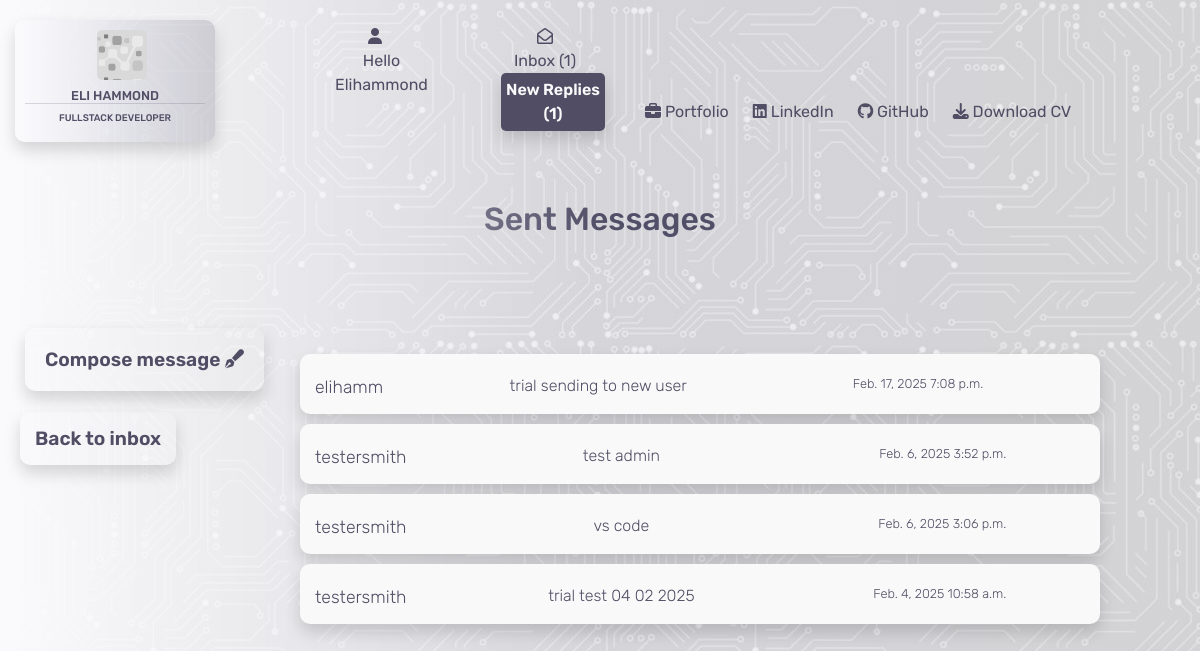
The page /contacts/sent/ (signed in) on the database its author committed.
### contacts/models.py (models this page shows)
class Contacts(models.Model):
    class Meta:
        verbose_name_plural = "Contacts"
    name = models.CharField(max_length=26)
    send_to = models.CharField(max_length=240)
    subject = models.CharField(max_length=52, null=True, blank=True)
    email = models.EmailField()
    phone = models.IntegerField()
    message = models.TextField()
    date = models.DateField(auto_now_add=True)
    time = models.TimeField(auto_now_add=True)
    read = models.BooleanField(default=False)
    has_reply = models.BooleanField(default=False)
    new_reply = models.BooleanField(default=False)

### contacts/views.py (the view)
# urls.py: path('sent/', views.sent_messages, name='sent_messages'),
@login_required
def sent_messages(request):
    inbox = Contacts.objects.all().order_by('-date', '-time')
    context = {
        'inbox': inbox,
    }
    return render(request, 'contacts/sent_messages.html', context)

### contacts/templates/contacts/sent_messages.html (shortened to what this page needs)
{% extends "base.html" %}
{% load static %}
{% block content %}
<div class="container-fluid">
    <div class="row">
        <div class="col-4"></div>
        <div class="col-4">
            <h2 class="header">Sent Messages</h2>
        </div>
        <div class="col-4"></div>
    </div>
    <div class="inbox-header">
        <a href="{% url 'compose_message' %}" class="compose shadow">Compose message <i class="fa-solid fa-pen-fancy"></i></a>
    </div>
    <div class="inbox-header">
        <a href="{% url 'contacts' %}" class="sent-messages shadow">Back to inbox </a>
    </div>
    {% for i in inbox %}
    <div class="row">
        <div class="col-3">
        </div>
        {% if i.name == user.username %}
        <div class="col-8">
            <div class="message-display">
                <div class="row message-container opened-message shadow">
                    <a href="{% url 'open_message' i.id %}">
                        <div class="col-3">
                            <p class="inbox-name new-message">{{ i.send_to }}
                            </p>
                        </div>
                    </a>
                    <div class="col-6">
                        <a href="{% url 'open_message' i.id %}">
                            {% if i.subject %}
                            <p class="inbox-subject new-message">{{ i.subject }}</p>
                            {% else %}
                            <p class="inbox-subject new-message">no subject</p>
                            {% endif %}
                        </a>
                    </div>
                    <div class="col-3">
                        <a href="{% url 'open_message' i.id %}">
                            <p class="inbox-date-time new-message">{{ i.date }} {{ i.time }}</p>
                        </a>
                    </div>
                </div>
            </div>
        </div>
        {% endif %}
        <div class="col-1"></div>
    </div>
    {% endfor %}
</div>
{% endblock %}

### templates/base.html (shortened to what this page needs)
{% load static %}
<!DOCTYPE html>
<html lang="en">
<head>
    {% block corecss %}
        <link rel="stylesheet" href="https://stackpath.bootstrapcdn.com/bootstrap/4.4.1/css/bootstrap.min.css">
        <link rel="stylesheet" href="https://cdnjs.cloudflare.com/ajax/libs/font-awesome/6.6.0/css/all.min.css">
        <link rel="stylesheet" href="https://cdnjs.cloudflare.com/ajax/libs/font-awesome/6.6.0/css/all.min.css">
        <link rel="stylesheet" href="{% static 'css/base.css' %}">
    {% endblock %}
</head>
<body>
    <header>
        <nav>
            <div class="container-fluid">
                <div class="row">
                    <div class="col-md-3">
                        <a href="{% url 'home' %}">
                            <div class="logo shadow">
                                <div class="logo-logo"></div>
                                <h5>Eli Hammond</h5>
                                <h6>Fullstack Developer</h6>
                            </div>
                        </a>
                    </div>
                    <div class="col-lg-3 col-md-6">
                        <div class="row">
                            <div class="col-md-6">
                                <div class="dropdown">
                                    <div class="dropbtn">
                                        <div class="icon"><i class="fa-solid fa-user"></i></div>
                                        {% if request.user.is_authenticated %}
                                            <div class="hello">
                                                <span class="d-none d-md-block">Hello</span> {{ user.username|capfirst }}
                                            </div>
                                        {% else %}
                                            Login/Register
                                        {% endif %}
                                    </div>
                                </div>
                            </div>
                            <div class="col-md-6 d-none d-md-block">
                                {% if request.user.is_authenticated %}
                                    <div class="message-box">
                                        <a href="{% url 'contacts' %}">
                                            <div class="icon"><i class="fa-regular fa-envelope-open"></i></div>
                                            Inbox ({{ unread_messages }})
                                            {% if total_reply >= 1 %} <p class="new-reply ml-3 shadow">New Replies ({{ total_reply }})</p>{% endif %}
                                        </a>
                                    </div>
                                {% endif %}
                            </div>
                        </div>
                    </div>
                    <div class="col-lg-6 col-md-3">
                    </div>
                </div>
                <div class="row bottom-header">
                    <div class="col-md-6"></div>
                    <div class="col-md-6 d-none d-lg-block">
                        <ul>
                            <li>
                                <a href="{% url 'portfolio' %}">{% block custom_style %}<i class="fa-solid fa-briefcase"></i> Portfolio{% endblock %}</a>
                            </li>
                            <li>
                                <a href="https://www.linkedin.com/in/elliot-hammond-286739298/" target="_blank"><i class="fa-brands fa-linkedin"></i> LinkedIn</a>
                            </li>
                            <li>
                                <a href="https://github.com/e-h-dev" target="_blank"><i class="fa-brands fa-github"></i> GitHub</a>
                            </li>
                            <li>
                                <a href="/media/CV.pdf" target="_blank"><i class="fa-solid fa-download"></i> Download CV</a>
                            </li>
                        </ul>
                    </div>
                </div>
            </div>
        </nav>
    </header>
    {% block content %}
    {% endblock %}
</body>
</html>

### static/css/base.css (style rules this page uses)
:root { --main-font:Rubik; --text-color:rgb(80, 77, 100); }
body { background-image: url('/media/background-image.jpg'); }
header { height:200px; }
.logo-logo { background-image: url("/media/small-logo.png"); height:50px; width:50px; position: relative; left:40%; background-size: contain; border-radius: 5px; z-index: -9999999999999999999999; }
.logo { height:100; width:200px; border-radius: 10px; position: relative; top:20px; z-index: 9999999999; font-family: var(--main-font); color:rgb(80, 77, 100); padding:10px; text-transform: uppercase; background-image: linear-gradient(to right, #fafafc, rgba(103, 102, 146, 0.1), rgba(80, 77, 100, 0.2)); }
.logo h5 { text-align: center; font-size: 0.8rem; padding-top: 8px; border-bottom: 1px solid rgba(80, 77, 100, 0.2); }
.logo h6 { text-align: center; font-size: 0.6rem; }
.hello { width:max-content; padding-left: 20px; }
.bottom-header { position: absolute; top:100px; width:90vw; left:100px; }
ul { list-style: none; position: relative; padding-left:5px; z-index: 2; }
li a { color:rgb(80, 77, 100); font-family: var(--main-font); font-size: 1rem; padding-right: 1.5rem; float: left; }
.dropbtn { color: rgb(80, 77, 100); font-size: 16px; top:25px; text-align: center; font-family: var(--main-font); border: none; position: relative; z-index:1; cursor: pointer; }
.message-box { font-family: var(--main-font); color: rgb(80, 77, 100); position: relative; top:25px; left:20px; text-align: center; z-index: 2; }
.message-box a { color:var(--text-color); }
.icon { position: inherit; text-align: center; font-size: 1rem; }
.header { font-family: var(--main-font); color: rgb(80, 77, 100); text-align: center; padding-bottom: 50px; }
.col-md-6 { width:90%; }
.inbox-header { position: relative; z-index: 2; font-family: var(--main-font); font-size: 1.2rem; color: var(--text-color); font-weight: 600; }
.compose { font-family: var(--main-font); font-size: 1.2rem; color: var(--text-color); font-weight: 600; margin:10px; border-radius: 10px; padding: 20px; position: relative; z-index: 2; top:50px; }
.sent-messages { font-family: var(--main-font); font-size: 1.2rem; color: var(--text-color); font-weight: 600; margin:5px; border-radius: 10px; padding: 15px; position: relative; z-index: 2; top:100px; }
.message-container { color: var(--text-color); font-family: var(--main-font); background-color: rgba(80, 77, 100, 0.09); position: relative; z-index: 2; margin-top: 0; padding-top: 20px; border-radius: 10px; }
.opened-message { font-weight: 200; background-color: #f9f9f9; height:60px; margin-bottom: 10px; }
.opened-message a { color:var(--text-color); }
.inbox-name { font-size: 1.1rem; }
.inbox-subject { font-size: 1rem; text-align: center; }
.inbox-date-time { font-size: 0.8rem; text-align: right; }
.message-display { width:100%; text-align: justify; cursor: pointer; }
.message-display a { color: var(--text-color); }
.new-reply { background-color: rgb(80, 77, 100); color:#f9f9f9; padding:5px; border-radius: 5px; font-weight: 600; animation: flash 2s linear infinite; }

### rows shown on the page
Contacts: send_to "elihamm", subject "trial sending to new user", date "Feb. 17, 2025", time "7:08 p.m."
Contacts: send_to "testersmith", subject "test admin", date "Feb. 6, 2025", time "3:52 p.m."
Contacts: send_to "testersmith", subject "vs code", date "Feb. 6, 2025", time "3:06 p.m."
Contacts: send_to "testersmith", subject "trial test 04 02 2025", date "Feb. 4, 2025", time "10:58 a.m."

### other values the page prints
{{ user.username|capfirst }} "Elihammond"
{{ unread_messages }} "1"
{{ total_reply }} "1"
